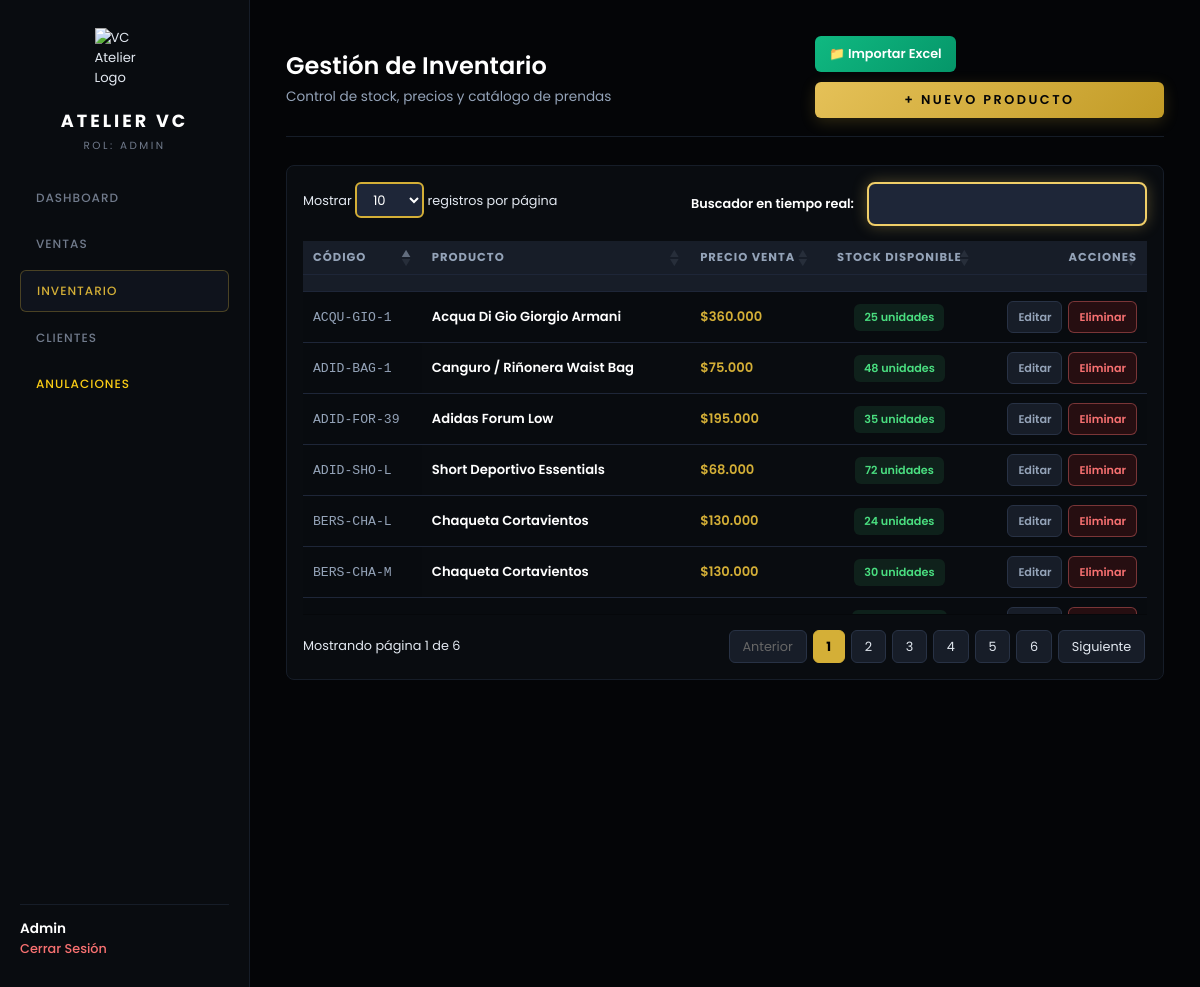
/inventario (signed in), run on an earlier commit of the app's database.
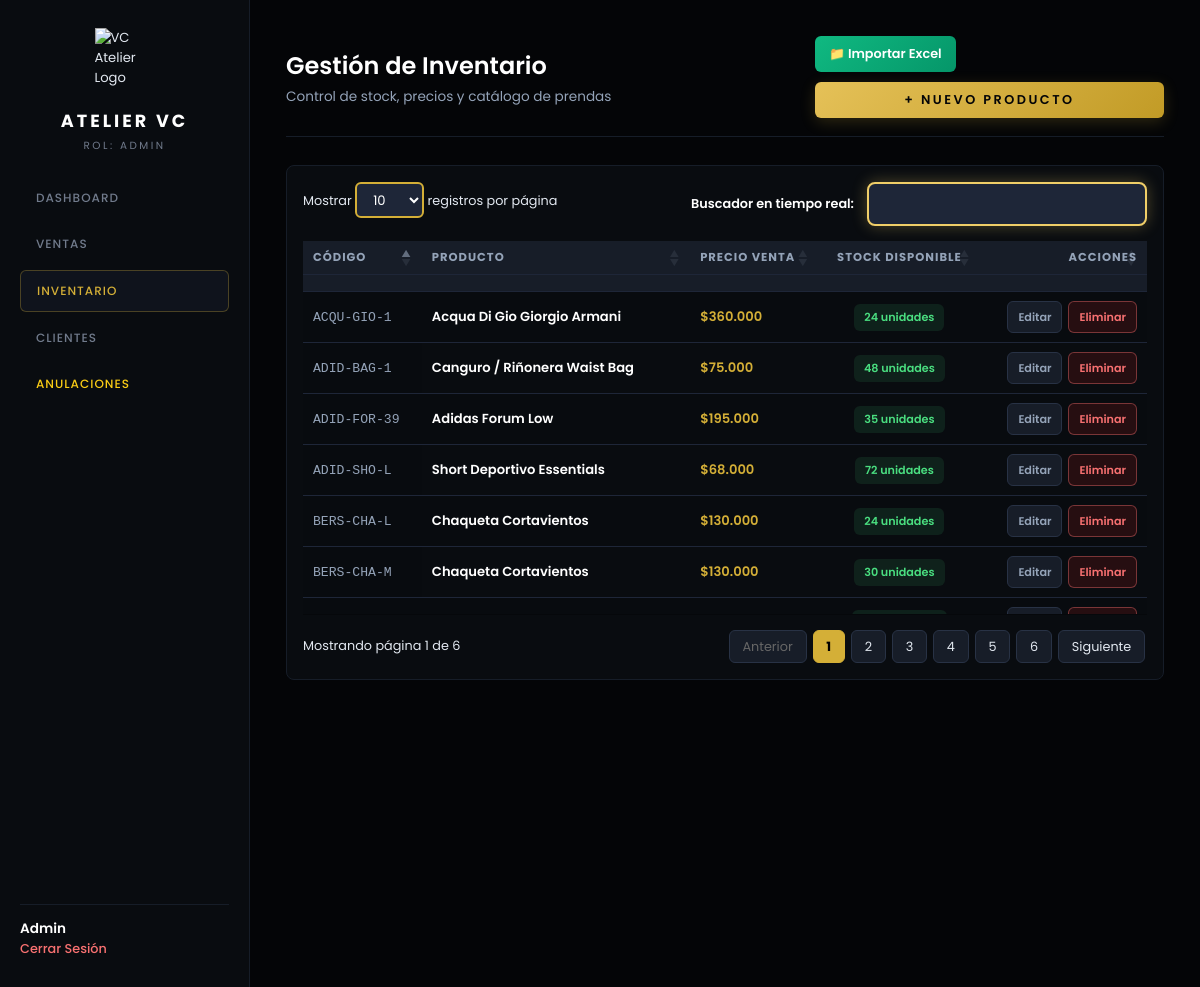
And on a later commit of the database.
### config/models.py (models this page shows)
class Producto(Base):
    __tablename__ = "productos"
    id = Column(Integer, primary_key=True, index=True)
    nombre = Column(String(200), nullable=False)
    categoria = Column(String(50), nullable=True)
    marca = Column(String(50), nullable=True)
    referencia = Column(String(50), nullable=True)
    color = Column(String(50), nullable=True)
    talla = Column(String(20), nullable=True)
    codigo = Column(String(50), unique=True, nullable=True)
    precio = Column(Float, nullable=False)  # Precio de venta
    precio_costo = Column(Float, default=0.0)  # Precio en que nos sale
    stock = Column(Integer, default=0)
    creado_en = Column(DateTime, default=hora_colombia)

### main.py (the view)
@app.get("/inventario", response_class=HTMLResponse)
async def listar_inventario(request: Request, q: Optional[str] = None, db: Session = Depends(get_db)):
    user = get_current_user(request)
    if not user:
        return RedirectResponse(url="/login", status_code=status.HTTP_303_SEE_OTHER)
    alerta_push = request.session.pop("alerta_importacion", None)
    query = db.query(Producto)
    if q and q.strip():
        search_term = f"%{q.strip()}%"
        query = query.filter(
            or_(
                Producto.nombre.ilike(search_term),
                Producto.codigo.ilike(search_term)
            )
        )
    productos = query.order_by(Producto.nombre.asc()).all()
    return templates.TemplateResponse(
        request=request,
        name="inventario.html",
        context={
            "user": user,
            "productos": productos,
            "busqueda": q,
            "active_page": "inventario",
            "alerta_push": alerta_push
        }
    )

### templates/inventario.html (shortened to what the changed rows need)
{% extends "base.html" %}
{% block extra_head %}
<link rel="stylesheet" href="https://cdn.datatables.net/1.13.6/css/jquery.dataTables.min.css">
{% endblock %}
{% block content %}
<div class="page-header">
    <div>
        <h2 style="color: #FFFFFF; font-weight: 600; font-size: 1.5rem;">Gestión de Inventario</h2>
    </div>
</div>
<div style="background-color: #090C10; border: 1px solid #161D28; border-radius: 8px; padding: 16px;">
    <table id="tablaInventario" class="display" style="width: 100%; color: #E2E8F0; font-size: 0.8rem; border-collapse: collapse;">
        <thead>
            <tr style="background-color: #171D28; border-bottom: 1px solid #161D28; color: #94A3B8; text-transform: uppercase; font-size: 0.7rem; letter-spacing: 1px;">
                <th style="padding: 12px 14px;">Código</th>
                <th style="padding: 12px 14px;">Producto</th>
                <th style="padding: 12px 14px;">Precio Venta</th>
                <th style="padding: 12px 14px; text-align: center;">Stock Disponible</th>
                <th style="padding: 12px 14px; text-align: right;">Acciones</th>
            </tr>
        </thead>
        <tbody>
            {% for p in productos %}
            <tr style="border-bottom: 1px solid #161D28; vertical-align: middle;">
                <td style="padding: 12px 14px; color: #94A3B8; font-family: monospace; white-space: nowrap;">{{ p.codigo or 'S/C' }}</td>
                <td style="padding: 12px 14px;">
                    <span style="font-weight: 600; color: #FFFFFF; display: block;">{{ p.nombre }}</span>
                </td>
                <td style="padding: 12px 14px; color: #D4AF37; font-weight: 600; white-space: nowrap;">${{ "{:,.0f}".format(p.precio).replace(',', '.') }}</td>
                <td style="padding: 12px 14px; text-align: center; white-space: nowrap;">
                    {% if p.stock > 5 %}
                        <span style="background: rgba(74, 222, 128, 0.1); color: #4ADE80; padding: 5px 10px; border-radius: 6px; font-size: 0.7rem; font-weight: 600; display: inline-block;">
                            {{ p.stock }} unidades
                        </span>
                    {% elif p.stock > 0 %}
                        <span style="background: rgba(251, 191, 36, 0.1); color: #FBBF24; padding: 5px 10px; border-radius: 6px; font-size: 0.7rem; font-weight: 600; display: inline-block;">
                            {{ p.stock }} ¡Bajo stock!
                        </span>
                    {% else %}
                        <span style="background: rgba(248, 113, 113, 0.1); color: #F87171; padding: 5px 10px; border-radius: 6px; font-size: 0.7rem; font-weight: 600; display: inline-block;">
                            Agotado
                        </span>
                    {% endif %}
                </td>
                <td style="padding: 12px 14px; text-align: right; white-space: nowrap;">
                    <div style="display: inline-flex; gap: 6px; align-items: center; justify-content: flex-end;">
                        <a href="/inventario/{{ p.id }}/editar" style="color: #94A3B8; text-decoration: none; font-size: 0.7rem; font-weight: 600; padding: 0 10px; height: 32px; background: #171D28; border: 1px solid #283245; border-radius: 6px; display: inline-flex; align-items: center;">Editar</a>
                        {% if user.rol == 'ADMIN' %}
                            {% if p.solicitud_eliminacion == True or p.solicitud_eliminacion == 1 %}
                                <span style="background: rgba(120, 53, 15, 0.4); border: 1px solid rgba(253, 230, 138, 0.3); color: #FDE68A; font-size: 0.7rem; font-weight: 600; padding: 0 8px; height: 32px; border-radius: 6px; display: inline-flex; align-items: center;" title="Motivo: {{ p.motivo_eliminacion }}">
                                    ⚠️ Solicitud
                                </span>
                                <form action="/inventario/{{ p.id }}/procesar-solicitud-eliminacion" method="post" style="margin: 0; display: inline;">
                                    <input type="hidden" name="accion" value="aprobar">
                                    <button type="submit" style="background: rgba(6, 95, 70, 0.5); border: 1px solid rgba(52, 211, 153, 0.4); color: #34D399; padding: 0 10px; height: 32px; border-radius: 6px; cursor: pointer; font-size: 0.7rem; font-weight: 600;">Aprobar</button>
                                </form>
                                <form action="/inventario/{{ p.id }}/procesar-solicitud-eliminacion" method="post" style="margin: 0; display: inline;">
                                    <input type="hidden" name="accion" value="rechazar">
                                    <button type="submit" style="background: rgba(153, 27, 27, 0.5); border: 1px solid rgba(252, 165, 165, 0.4); color: #FCA5A5; padding: 0 10px; height: 32px; border-radius: 6px; cursor: pointer; font-size: 0.7rem; font-weight: 600;">Rechazar</button>
                                </form>
                            {% else %}
                                <form action="/inventario/{{ p.id }}/eliminar-directo" method="post" style="margin: 0; display: inline;" onsubmit="return confirm('¿Estás seguro de eliminar este producto?');">
                                    <button type="submit" style="background: rgba(153, 27, 27, 0.2); border: 1px solid rgba(248, 113, 113, 0.4); color: #F87171; padding: 0 10px; height: 32px; border-radius: 6px; cursor: pointer; font-size: 0.7rem; font-weight: 600;">Eliminar</button>
                                </form>
                            {% endif %}
                        {% endif %}
                    </div>
                </td>
            </tr>
            {% endfor %}
        </tbody>
    </table>
</div>
{% endblock %}

What changed in the data, as far as the page shows it:
changed Producto "ACQU-GIO-1": stock "25" → "24"
